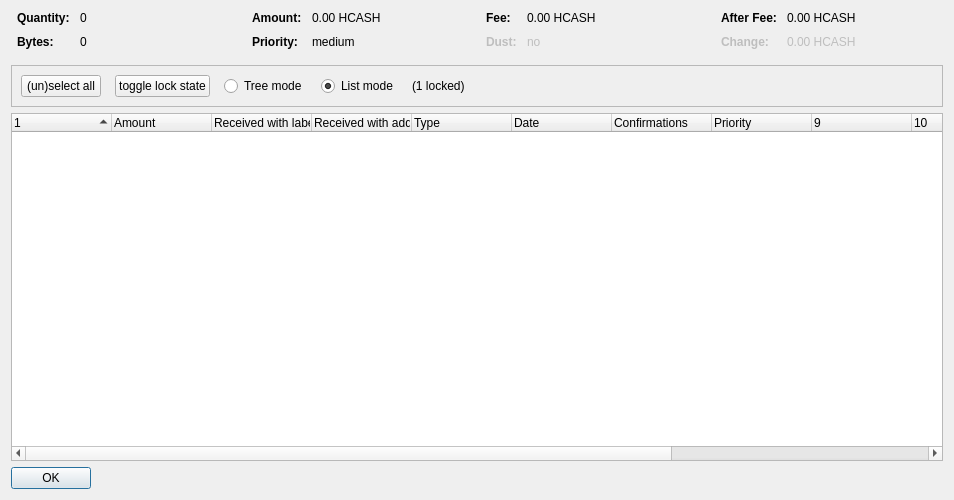
<?xml version="1.0" encoding="UTF-8"?>
<ui version="4.0">
 <class>CoinControlDialog</class>
 <widget class="QDialog" name="CoinControlDialog">
  <property name="geometry">
   <rect>
    <x>0</x>
    <y>0</y>
    <width>954</width>
    <height>500</height>
   </rect>
  </property>
  <property name="windowTitle">
   <string>Coin Selection</string>
  </property>
  <layout class="QVBoxLayout" name="verticalLayout">
   <item>
    <layout class="QHBoxLayout" name="horizontalLayoutTop" stretch="0,0,0,0">
     <property name="topMargin">
      <number>0</number>
     </property>
     <property name="bottomMargin">
      <number>10</number>
     </property>
     <item>
      <layout class="QFormLayout" name="formLayoutCoinControl1">
       <property name="horizontalSpacing">
        <number>10</number>
       </property>
       <property name="verticalSpacing">
        <number>10</number>
       </property>
       <property name="leftMargin">
        <number>6</number>
       </property>
       <property name="rightMargin">
        <number>6</number>
       </property>
       <item row="0" column="0">
        <widget class="QLabel" name="labelCoinControlQuantityText">
         <property name="font">
          <font>
           <weight>75</weight>
           <bold>true</bold>
          </font>
         </property>
         <property name="text">
          <string>Quantity:</string>
         </property>
        </widget>
       </item>
       <item row="0" column="1">
        <widget class="QLabel" name="labelCoinControlQuantity">
         <property name="cursor">
          <cursorShape>IBeamCursor</cursorShape>
         </property>
         <property name="contextMenuPolicy">
          <enum>Qt::ActionsContextMenu</enum>
         </property>
         <property name="text">
          <string notr="true">0</string>
         </property>
         <property name="textInteractionFlags">
          <set>Qt::LinksAccessibleByMouse|Qt::TextSelectableByKeyboard|Qt::TextSelectableByMouse</set>
         </property>
        </widget>
       </item>
       <item row="1" column="0">
        <widget class="QLabel" name="labelCoinControlBytesText">
         <property name="font">
          <font>
           <weight>75</weight>
           <bold>true</bold>
          </font>
         </property>
         <property name="text">
          <string>Bytes:</string>
         </property>
        </widget>
       </item>
       <item row="1" column="1">
        <widget class="QLabel" name="labelCoinControlBytes">
         <property name="cursor">
          <cursorShape>IBeamCursor</cursorShape>
         </property>
         <property name="contextMenuPolicy">
          <enum>Qt::ActionsContextMenu</enum>
         </property>
         <property name="text">
          <string notr="true">0</string>
         </property>
         <property name="textInteractionFlags">
          <set>Qt::LinksAccessibleByMouse|Qt::TextSelectableByKeyboard|Qt::TextSelectableByMouse</set>
         </property>
        </widget>
       </item>
      </layout>
     </item>
     <item>
      <layout class="QFormLayout" name="formLayoutCoinControl2">
       <property name="horizontalSpacing">
        <number>10</number>
       </property>
       <property name="verticalSpacing">
        <number>10</number>
       </property>
       <property name="leftMargin">
        <number>6</number>
       </property>
       <property name="rightMargin">
        <number>6</number>
       </property>
       <item row="0" column="0">
        <widget class="QLabel" name="labelCoinControlAmountText">
         <property name="font">
          <font>
           <weight>75</weight>
           <bold>true</bold>
          </font>
         </property>
         <property name="text">
          <string>Amount:</string>
         </property>
        </widget>
       </item>
       <item row="0" column="1">
        <widget class="QLabel" name="labelCoinControlAmount">
         <property name="cursor">
          <cursorShape>IBeamCursor</cursorShape>
         </property>
         <property name="contextMenuPolicy">
          <enum>Qt::ActionsContextMenu</enum>
         </property>
         <property name="text">
          <string notr="true">0.00 HCASH</string>
         </property>
         <property name="textInteractionFlags">
          <set>Qt::LinksAccessibleByMouse|Qt::TextSelectableByKeyboard|Qt::TextSelectableByMouse</set>
         </property>
        </widget>
       </item>
       <item row="1" column="0">
        <widget class="QLabel" name="labelCoinControlPriorityText">
         <property name="font">
          <font>
           <weight>75</weight>
           <bold>true</bold>
          </font>
         </property>
         <property name="text">
          <string>Priority:</string>
         </property>
        </widget>
       </item>
       <item row="1" column="1">
        <widget class="QLabel" name="labelCoinControlPriority">
         <property name="cursor">
          <cursorShape>IBeamCursor</cursorShape>
         </property>
         <property name="contextMenuPolicy">
          <enum>Qt::ActionsContextMenu</enum>
         </property>
         <property name="text">
          <string>medium</string>
         </property>
         <property name="textInteractionFlags">
          <set>Qt::LinksAccessibleByMouse|Qt::TextSelectableByKeyboard|Qt::TextSelectableByMouse</set>
         </property>
        </widget>
       </item>
      </layout>
     </item>
     <item>
      <layout class="QFormLayout" name="formLayoutCoinControl3">
       <property name="horizontalSpacing">
        <number>10</number>
       </property>
       <property name="verticalSpacing">
        <number>10</number>
       </property>
       <property name="leftMargin">
        <number>6</number>
       </property>
       <property name="rightMargin">
        <number>6</number>
       </property>
       <item row="0" column="0">
        <widget class="QLabel" name="labelCoinControlFeeText">
         <property name="font">
          <font>
           <weight>75</weight>
           <bold>true</bold>
          </font>
         </property>
         <property name="text">
          <string>Fee:</string>
         </property>
        </widget>
       </item>
       <item row="0" column="1">
        <widget class="QLabel" name="labelCoinControlFee">
         <property name="cursor">
          <cursorShape>IBeamCursor</cursorShape>
         </property>
         <property name="contextMenuPolicy">
          <enum>Qt::ActionsContextMenu</enum>
         </property>
         <property name="text">
          <string notr="true">0.00 HCASH</string>
         </property>
         <property name="textInteractionFlags">
          <set>Qt::LinksAccessibleByMouse|Qt::TextSelectableByKeyboard|Qt::TextSelectableByMouse</set>
         </property>
        </widget>
       </item>
       <item row="1" column="0">
        <widget class="QLabel" name="labelCoinControlLowOutputText">
         <property name="enabled">
          <bool>false</bool>
         </property>
         <property name="font">
          <font>
           <weight>75</weight>
           <bold>true</bold>
          </font>
         </property>
         <property name="text">
          <string>Dust:</string>
         </property>
        </widget>
       </item>
       <item row="1" column="1">
        <widget class="QLabel" name="labelCoinControlLowOutput">
         <property name="enabled">
          <bool>false</bool>
         </property>
         <property name="cursor">
          <cursorShape>IBeamCursor</cursorShape>
         </property>
         <property name="contextMenuPolicy">
          <enum>Qt::ActionsContextMenu</enum>
         </property>
         <property name="text">
          <string>no</string>
         </property>
         <property name="textInteractionFlags">
          <set>Qt::LinksAccessibleByMouse|Qt::TextSelectableByKeyboard|Qt::TextSelectableByMouse</set>
         </property>
        </widget>
       </item>
      </layout>
     </item>
     <item>
      <layout class="QFormLayout" name="formLayoutCoinControl4">
       <property name="horizontalSpacing">
        <number>10</number>
       </property>
       <property name="verticalSpacing">
        <number>10</number>
       </property>
       <property name="leftMargin">
        <number>6</number>
       </property>
       <property name="rightMargin">
        <number>6</number>
       </property>
       <item row="0" column="0">
        <widget class="QLabel" name="labelCoinControlAfterFeeText">
         <property name="font">
          <font>
           <weight>75</weight>
           <bold>true</bold>
          </font>
         </property>
         <property name="text">
          <string>After Fee:</string>
         </property>
        </widget>
       </item>
       <item row="0" column="1">
        <widget class="QLabel" name="labelCoinControlAfterFee">
         <property name="cursor">
          <cursorShape>IBeamCursor</cursorShape>
         </property>
         <property name="contextMenuPolicy">
          <enum>Qt::ActionsContextMenu</enum>
         </property>
         <property name="text">
          <string notr="true">0.00 HCASH</string>
         </property>
         <property name="textInteractionFlags">
          <set>Qt::LinksAccessibleByMouse|Qt::TextSelectableByKeyboard|Qt::TextSelectableByMouse</set>
         </property>
        </widget>
       </item>
       <item row="1" column="0">
        <widget class="QLabel" name="labelCoinControlChangeText">
         <property name="enabled">
          <bool>false</bool>
         </property>
         <property name="font">
          <font>
           <weight>75</weight>
           <bold>true</bold>
          </font>
         </property>
         <property name="text">
          <string>Change:</string>
         </property>
        </widget>
       </item>
       <item row="1" column="1">
        <widget class="QLabel" name="labelCoinControlChange">
         <property name="enabled">
          <bool>false</bool>
         </property>
         <property name="cursor">
          <cursorShape>IBeamCursor</cursorShape>
         </property>
         <property name="contextMenuPolicy">
          <enum>Qt::ActionsContextMenu</enum>
         </property>
         <property name="text">
          <string notr="true">0.00 HCASH</string>
         </property>
         <property name="textInteractionFlags">
          <set>Qt::LinksAccessibleByMouse|Qt::TextSelectableByKeyboard|Qt::TextSelectableByMouse</set>
         </property>
        </widget>
       </item>
      </layout>
     </item>
    </layout>
   </item>
   <item>
    <widget class="QFrame" name="frame">
     <property name="minimumSize">
      <size>
       <width>0</width>
       <height>40</height>
      </size>
     </property>
     <property name="frameShape">
      <enum>QFrame::StyledPanel</enum>
     </property>
     <property name="frameShadow">
      <enum>QFrame::Sunken</enum>
     </property>
     <layout class="QHBoxLayout" name="horizontalLayout">
      <item>
       <layout class="QHBoxLayout" name="horizontalLayoutPanel" stretch="0,0,0,0,0,0">
        <property name="spacing">
         <number>14</number>
        </property>
        <item>
         <widget class="QPushButton" name="pushButtonSelectAll">
          <property name="sizePolicy">
           <sizepolicy hsizetype="Maximum" vsizetype="Fixed">
            <horstretch>0</horstretch>
            <verstretch>0</verstretch>
           </sizepolicy>
          </property>
          <property name="text">
           <string>(un)select all</string>
          </property>
          <property name="autoDefault">
           <bool>false</bool>
          </property>
         </widget>
        </item>
        <item>
         <widget class="QPushButton" name="pushButtonToggleLock">
          <property name="sizePolicy">
           <sizepolicy hsizetype="Maximum" vsizetype="Fixed">
            <horstretch>0</horstretch>
            <verstretch>0</verstretch>
           </sizepolicy>
          </property>
          <property name="text">
           <string>toggle lock state</string>
          </property>
          <property name="autoDefault">
           <bool>false</bool>
          </property>
         </widget>
        </item>
        <item>
         <widget class="QRadioButton" name="radioTreeMode">
          <property name="sizePolicy">
           <sizepolicy hsizetype="Maximum" vsizetype="Fixed">
            <horstretch>0</horstretch>
            <verstretch>0</verstretch>
           </sizepolicy>
          </property>
          <property name="text">
           <string>Tree mode</string>
          </property>
         </widget>
        </item>
        <item>
         <widget class="QRadioButton" name="radioListMode">
          <property name="sizePolicy">
           <sizepolicy hsizetype="Maximum" vsizetype="Fixed">
            <horstretch>0</horstretch>
            <verstretch>0</verstretch>
           </sizepolicy>
          </property>
          <property name="text">
           <string>List mode</string>
          </property>
          <property name="checked">
           <bool>true</bool>
          </property>
         </widget>
        </item>
        <item>
         <widget class="QLabel" name="labelLocked">
          <property name="text">
           <string>(1 locked)</string>
          </property>
         </widget>
        </item>
        <item>
         <spacer name="horizontalSpacer">
          <property name="orientation">
           <enum>Qt::Horizontal</enum>
          </property>
          <property name="sizeHint" stdset="0">
           <size>
            <width>40</width>
            <height>20</height>
           </size>
          </property>
         </spacer>
        </item>
       </layout>
      </item>
     </layout>
    </widget>
   </item>
   <item>
    <widget class="CoinControlTreeWidget" name="treeWidget">
     <property name="contextMenuPolicy">
      <enum>Qt::CustomContextMenu</enum>
     </property>
     <property name="sortingEnabled">
      <bool>false</bool>
     </property>
     <property name="columnCount">
      <number>13</number>
     </property>
     <attribute name="headerShowSortIndicator" stdset="0">
      <bool>true</bool>
     </attribute>
     <attribute name="headerStretchLastSection">
      <bool>false</bool>
     </attribute>
     <column>
      <property name="text">
       <string/>
      </property>
     </column>
     <column>
      <property name="text">
       <string>Amount</string>
      </property>
     </column>
     <column>
      <property name="text">
       <string>Received with label</string>
      </property>
     </column>
     <column>
      <property name="text">
       <string>Received with address</string>
      </property>
     </column>
     <column>
      <property name="text">
       <string>Type</string>
      </property>
     </column>
     <column>
      <property name="text">
       <string>Date</string>
      </property>
     </column>
     <column>
      <property name="text">
       <string>Confirmations</string>
      </property>
      <property name="toolTip">
       <string>Confirmed</string>
      </property>
     </column>
     <column>
      <property name="text">
       <string>Priority</string>
      </property>
     </column>
     <column>
      <property name="text">
       <string/>
      </property>
     </column>
     <column>
      <property name="text">
       <string/>
      </property>
     </column>
     <column>
      <property name="text">
       <string/>
      </property>
     </column>
     <column>
      <property name="text">
       <string/>
      </property>
     </column>
     <column>
      <property name="text">
       <string/>
      </property>
     </column>
    </widget>
   </item>
   <item>
    <widget class="QDialogButtonBox" name="buttonBox">
     <property name="sizePolicy">
      <sizepolicy hsizetype="Maximum" vsizetype="Fixed">
       <horstretch>0</horstretch>
       <verstretch>0</verstretch>
      </sizepolicy>
     </property>
     <property name="orientation">
      <enum>Qt::Horizontal</enum>
     </property>
     <property name="standardButtons">
      <set>QDialogButtonBox::Ok</set>
     </property>
    </widget>
   </item>
  </layout>
 </widget>
 <customwidgets>
  <customwidget>
   <class>CoinControlTreeWidget</class>
   <extends>QTreeWidget</extends>
   <header>coincontroltreewidget.h</header>
  </customwidget>
 </customwidgets>
 <resources/>
 <connections/>
</ui>
